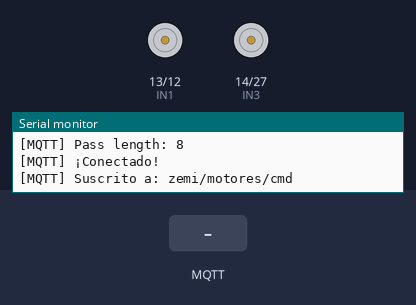
Simulated run of this sketch. Board: ESP32. Shown: motor-driver pin pairs drawn as motors (green arrow = first pin HIGH = forward, orange = second pin HIGH = backward, longer = more drive), the last lines printed to the serial monitor. The inputs (shaded band) are chosen by the test bench. WiFi joins after 1.5 s; servers stay silent unless stated; random numbers use the default seed unless the sketch sets one; no MQTT or app messages arrive unless stated.

Above: at 2.7 s.
2.8 s: MQTT message "F" arrives on the first subscribed topic
At 3.5 s:
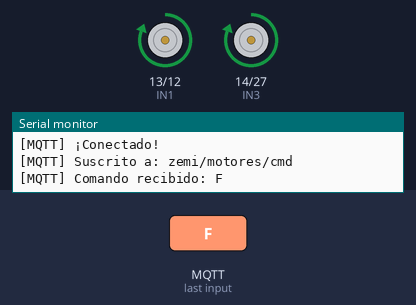
4.3 s: MQTT message "B" arrives on the first subscribed topic
At 4.6 s:
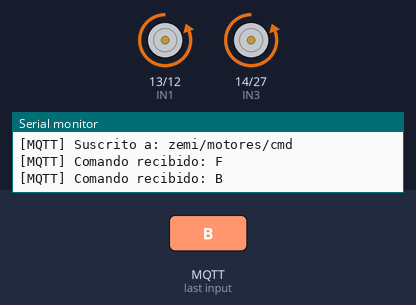
5.8 s: MQTT message "L" arrives on the first subscribed topic
At 7.0 s:
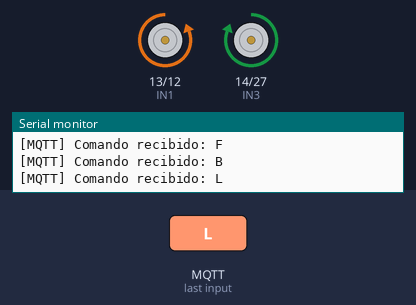
7.3 s: MQTT message "R" arrives on the first subscribed topic
At 8.1 s:
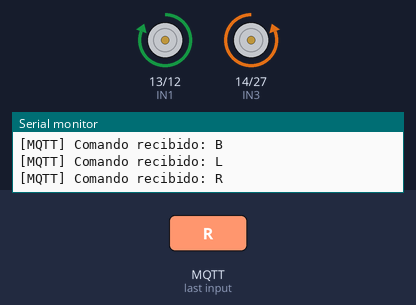
Timing chart, 0 to 9.8 s (numbered marks = the images above; inputs shaded):
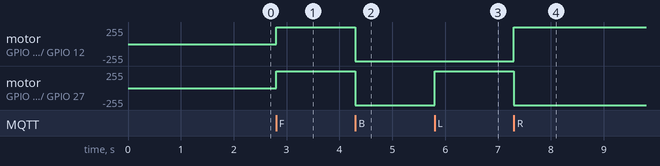

Measured:
- after the input at 2.8 s, motor on GPIO 13 (IN1) / GPIO 12 (IN2), motor on GPIO 14 (IN3) / GPIO 27 (IN4): stopped → forward 255/255 at once
- after the input at 4.3 s, motor on GPIO 13 (IN1) / GPIO 12 (IN2), motor on GPIO 14 (IN3) / GPIO 27 (IN4): forward 255/255 → backward 255/255 at once
- after the input at 5.8 s, motor on GPIO 14 (IN3) / GPIO 27 (IN4): backward 255/255 → forward 255/255 at once
- after the input at 7.3 s, motor on GPIO 13 (IN1) / GPIO 12 (IN2): backward 255/255 → forward 255/255 at once; motor on GPIO 14 (IN3) / GPIO 27 (IN4): forward 255/255 → backward 255/255 at once

The sketch:

control_motores.ino
```cpp
// ============================================================
//  ESP32 – Control de Motores DC vía MQTT (HiveMQ Cloud TLS)
//  Recibe comandos F/B/L/R/S en el topic "zemi/motores/cmd"
// ============================================================

#include <WiFi.h>
#include <WiFiClientSecure.h>
#include <PubSubClient.h>

// ─── WiFi ────────────────────────────────────────────────────
const char* WIFI_SSID     = "Karen";       // ← Cambia esto
const char* WIFI_PASSWORD = "Karen8318";    // ← Cambia esto

// ─── MQTT HiveMQ Cloud ──────────────────────────────────────
const char* MQTT_BROKER   = "b1439a9c1a134c51be1ef17aa3c3cd62.s1.eu.hivemq.cloud";
const int   MQTT_PORT     = 8883;
const char* MQTT_USER     = "public";
const char* MQTT_PASS     = "Admin123";
// Client ID se genera en setup() para ser único
const char* TOPIC_CMD     = "zemi/motores/cmd";
const char* TOPIC_STATUS  = "zemi/motores/status";

// ─── Pines del puente H ─────────────────────────────────────
constexpr uint8_t IN1 = 13;   // Motor A+
constexpr uint8_t IN2 = 12;   // Motor A−
constexpr uint8_t IN3 = 14;   // Motor B+
constexpr uint8_t IN4 = 27;   // Motor B−

// ─── Certificado raíz HiveMQ Cloud (ISRG Root X1) ──────────
static const char* root_ca PROGMEM = R"EOF(
-----BEGIN CERTIFICATE-----
MIIFazCCA1OgAwIBAgIRAIIQz7DSQONZRGPgu2OCiwAwDQYJKoZIhvcNAQELBQAw
TzELMAkGA1UEBhMCVVMxKTAnBgNVBAoTIEludGVybmV0IFNlY3VyaXR5IFJlc2Vh
cmNoIEdyb3VwMRUwEwYDVQQDEwxJU1JHIFJvb3QgWDEwHhcNMTUwNjA0MTEwNDM4
WhcNMzUwNjA0MTEwNDM4WjBPMQswCQYDVQQGEwJVUzEpMCcGA1UEChMgSW50ZXJu
ZXQgU2VjdXJpdHkgUmVzZWFyY2ggR3JvdXAxFTATBgNVBAMTDElTUkcgUm9vdCBY
MTCCAiIwDQYJKoZIhvcNAQEBBQADggIPADCCAgoCggIBAK3oJHP0FDfzm54rVygc
h77ct984kIxuPOZXoHj3dcKi/vVqbvYATyjb3miGbESTtrFj/RQSa78f0uoxmyF+
0TM8ukj13Xnfs7j/EvEhmkvBioZxaUpmZmyPfjxwv60pIgbz5MDmgK7iS4+3mX6U
A5/TR5d8mUgjU+g4rk8Kb4Mu0UlXjIB0ttov0DiNewNwIRt18jA8+o+u3dpjq+sW
T8KOEUt+zwvo/7V3LvSye0rgTBIlDHCNAymg4VMk7BPZ7hm/ELNKjD+Jo2FR3qyH
B5T0Y3HsLuJvW5iB4YlcNHlsdu87kGJ55tukmi8mxdAQ4Q7e2RCOFvu396j3x+UC
B5iPNgiV5+I3lg02dZ77DnKxHZu8A/lJBdiB3QW0KtZB6awBdpUKD9jf1b0SHzUv
KBds0pjBqAlkd25HN7rOrFleaJ1/ctaJxQZBKT5ZPt0m9STJEadao0xAH0ahmbWn
OlFuhjuefXKnEgV4We0+UXgVCwOPjdAvBbI+e0ocS3MFEvzG6uBQE3xDk3SzynTn
jh8BCNAw1FtxNrQHusEwMFxIt4I7mKZ9YIqioymCzLq9gwQbooMDQaHWBfEbwrbw
qHyGO0aoSCqI3Haadr8faqU9GY/rOPNk3sgrDQoo//fb4hVC1CLQJ13hef4Y53CI
rU7m2Ys6xt0nUW7/vGT1M0NPAgMBAAGjQjBAMA4GA1UdDwEB/wQEAwIBBjAPBgNV
HRMBAf8EBTADAQH/MB0GA1UdDgQWBBR5tFnme7bl5AFzgAiIyBpY9umbbjANBgkq
hkiG9w0BAQsFAAOCAgEAVR9YqbyyqFDQDLHYGmkgJykIrGF1XIpu+ILlaS/V9lZL
ubhzEFnTIZd+50xx+7LSYK05qAvqFyFWhfFQDlnrzuBZ6brJFe+GnY+EgPbk6ZGQ
3BebYhtF8GaV0nxvwuo77x/Py9auJ/GpsMiu/X1+mvoiBOv/2X/qkSsisRcOj/KK
NFtY2PwByVS5uCbMiogziUwthDyC3+6WVwW6LLv3xLfHTjuCvjHIInNzktHCgKQ5
ORAzI4JMPJ+GslWYHb4phowim57iaztXOoJwTdwJx4nLCgdNbOhdjsnvzqvHu7Ur
TkXWStAmzOVyyghqpZXjFaH3pO3JLF+l+/+sKAIuvtd7u+Nxe5AW0wdeRlN8NwdC
jNPElpzVmbUq4JUagEiuTDkHzsxHpFKVK7q4+63SM1N95R1NbdWhscdCb+ZAJzVc
oyi3B43njTOQ5yOf+1CceWxG1bQVs5ZufpsMljq4Ui0/1lvh+wjChP4kqKOJ2qxq
4RgqsahDYVvTH9w7jXbyLeiNdd8XM2w9U/t7y0Ff/9yi0GE44Za4rF2LN9d11TPA
mRGunUHBcnWEvgJBQl9nJEiU0Zsnvgc/ubhPgXRR4Xq37Z0j4r7g1SgEEzwxA57d
emyPxgcYxn/eR44/KJ4EBs+lVDR3veyJm+kXQ99b21/+jh5Xos1AnX5iItreGCc=
-----END CERTIFICATE-----
)EOF";

// ─── Objetos globales ───────────────────────────────────────
WiFiClientSecure espClient;
PubSubClient     mqtt(espClient);
char clientId[40];

// ─── Control de motores ─────────────────────────────────────
void aplicarMotores(bool a1, bool a2, bool b1, bool b2) {
  digitalWrite(IN1, a1);
  digitalWrite(IN2, a2);
  digitalWrite(IN3, b1);
  digitalWrite(IN4, b2);
}

void adelante()   { aplicarMotores(HIGH, LOW,  HIGH, LOW);  }
void atras()      { aplicarMotores(LOW,  HIGH, LOW,  HIGH); }
void izquierda()  { aplicarMotores(LOW,  HIGH, HIGH, LOW);  }
void derecha()    { aplicarMotores(HIGH, LOW,  LOW,  HIGH); }
void detener()    { aplicarMotores(LOW,  LOW,  LOW,  LOW);  }

// ─── Callback MQTT ──────────────────────────────────────────
void mqttCallback(char* topic, byte* payload, unsigned int length) {
  if (length == 0) return;

  char cmd = (char)payload[0];
  Serial.printf("[MQTT] Comando recibido: %c\n", cmd);

  switch (cmd) {
    case 'F': adelante();  break;
    case 'B': atras();     break;
    case 'L': izquierda(); break;
    case 'R': derecha();   break;
    case 'S': detener();   break;
    default:
      Serial.printf("[MQTT] Comando desconocido: %c\n", cmd);
      return;
  }

  // Publicar estado de vuelta
  char estado[32];
  snprintf(estado, sizeof(estado), "{\"cmd\":\"%c\",\"ok\":true}", cmd);
  mqtt.publish(TOPIC_STATUS, estado);
}

// ─── Conexión WiFi ──────────────────────────────────────────
void conectarWiFi() {
  Serial.printf("[WiFi] Conectando a %s", WIFI_SSID);
  WiFi.mode(WIFI_STA);
  WiFi.begin(WIFI_SSID, WIFI_PASSWORD);

  while (WiFi.status() != WL_CONNECTED) {
    delay(500);
    Serial.print(".");
  }

  Serial.printf("\n[WiFi] Conectado — IP: %s\n", WiFi.localIP().toString().c_str());
}

// ─── Conexión MQTT ──────────────────────────────────────────
void conectarMQTT() {
  while (!mqtt.connected()) {
    Serial.printf("[MQTT] Conectando como '%s'...\n", clientId);
    Serial.printf("[MQTT] Broker: %s:%d\n", MQTT_BROKER, MQTT_PORT);
    Serial.printf("[MQTT] User: %s\n", MQTT_USER);
    Serial.printf("[MQTT] Pass length: %d\n", strlen(MQTT_PASS));

    if (mqtt.connect(clientId, MQTT_USER, MQTT_PASS)) {
      Serial.println("[MQTT] ¡Conectado!");
      mqtt.subscribe(TOPIC_CMD);
      Serial.printf("[MQTT] Suscrito a: %s\n", TOPIC_CMD);
      mqtt.publish(TOPIC_STATUS, "{\"status\":\"online\"}");
    } else {
      int rc = mqtt.state();
      Serial.printf("[MQTT] Error rc=%d\n", rc);
      Serial.println("[MQTT] Códigos: -4=timeout, -2=fail, 4=bad_cred, 5=no_auth");
      Serial.println("[MQTT] Reintentando en 5s...");
      delay(5000);
    }
  }
}

// ─── Setup ──────────────────────────────────────────────────
void setup() {
  Serial.begin(115200);
  Serial.println("\n========================================");
  Serial.println("  ESP32 Motor Controller — MQTT + TLS  ");
  Serial.println("========================================");

  // Configurar pines de motor como salida
  pinMode(IN1, OUTPUT);
  pinMode(IN2, OUTPUT);
  pinMode(IN3, OUTPUT);
  pinMode(IN4, OUTPUT);
  detener();

  // Conectar WiFi
  conectarWiFi();

  // Generar Client ID único
  snprintf(clientId, sizeof(clientId), "ESP32_%04X", (uint16_t)random(0xFFFF));
  Serial.printf("[MQTT] Client ID: %s\n", clientId);

  // Configurar TLS — usar setInsecure() para evitar problemas de certificado
  // espClient.setCACert(root_ca);   // Comentado para debug
  espClient.setInsecure();            // Acepta cualquier certificado

  // Configurar MQTT
  mqtt.setServer(MQTT_BROKER, MQTT_PORT);
  mqtt.setBufferSize(1024);
  mqtt.setKeepAlive(60);
  mqtt.setSocketTimeout(10);
  mqtt.setCallback(mqttCallback);

  conectarMQTT();
}

// ─── Loop ───────────────────────────────────────────────────
void loop() {
  // Reconectar si se pierde la conexión
  if (WiFi.status() != WL_CONNECTED) {
    conectarWiFi();
  }

  if (!mqtt.connected()) {
    detener();  // Seguridad: parar motores si se pierde conexión
    conectarMQTT();
  }

  mqtt.loop();
}
```
